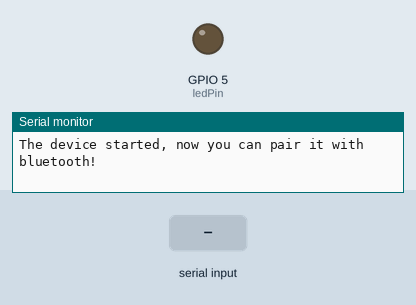
This sketch was run on a simulated ESP32. Shown: output pins drawn as LEDs (lit = HIGH), the last lines printed to the serial monitor. Inputs (shaded band) come from the test bench. Nothing arrives over Bluetooth unless stated.

Above: at 1.2 s.
1.3 s: "led_on\n" received over the second serial link
At 2.5 s:
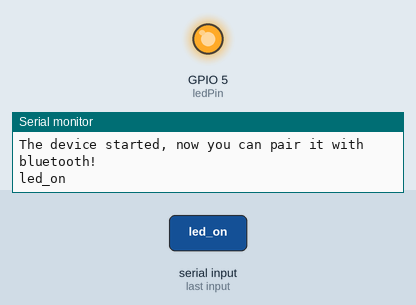
2.8 s: "led_off\n" received over the second serial link
At 3.9 s:
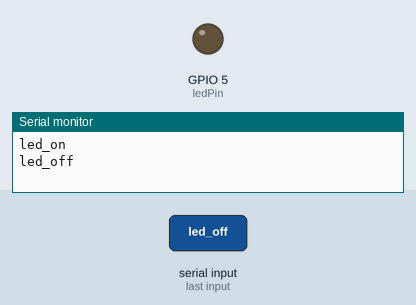
Timing chart, 0 to 5.8 s (numbered marks = the images above; inputs shaded):
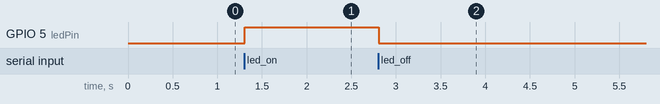

Measured:
- after the input at 1.3 s, GPIO 5 (ledPin): LOW → HIGH at once
- after the input at 2.8 s, GPIO 5 (ledPin): HIGH → LOW at once

The sketch:

ESP32_bluetooth_classic.ino
```cpp
////////////////////////////////////////////////////////////////
////////////////////////////////////////////////////////////////
////  Author: Jiri Kucera                                   ////
////  Description: ESP32 bluetooth classic                  ////
////                                                        ////
////  Using board: ESP32 DEV KIT V1                         ////
////////////////////////////////////////////////////////////////
////////////////////////////////////////////////////////////////

////////////////////////////////////////////////////////////////
////  include libraries                                     ////
////////////////////////////////////////////////////////////////

#include "BluetoothSerial.h"

////////////////////////////////////////////////////////////////
////  Check and set Bluetooth Serial                        ////
////////////////////////////////////////////////////////////////

#if !defined(CONFIG_BT_ENABLED) || !defined(CONFIG_BLUEDROID_ENABLED)
#error Bluetooth is not enabled! Please run `make menuconfig` to and enable it
#endif


BluetoothSerial SerialBT;

////////////////////////////////////////////////////////////////
////  Set LED pin                                           ////
////////////////////////////////////////////////////////////////

// GPIO where LED is connected
const int ledPin =  5;

////////////////////////////////////////////////////////////////
////  Declare incoming message variables                    ////
////////////////////////////////////////////////////////////////

String incomingMessage;
char incomingChar;

////////////////////////////////////////////////////////////////
////  Setup                                                 ////
////////////////////////////////////////////////////////////////

void setup() {
  // set digital pin to control as an output
  pinMode(ledPin, OUTPUT);

  //initialize serial for debugging
  Serial.begin(115200);

  //initialize bluetooth
  SerialBT.begin("MyESP32");
  Serial.println("The device started, now you can pair it with bluetooth!");
}

////////////////////////////////////////////////////////////////
////  Loop                                                  ////
////////////////////////////////////////////////////////////////

void loop() {
  // if text arrived in from BT serial...
  if (SerialBT.available()){
    char incomingChar = SerialBT.read();
    if (incomingChar != '\n'){
      incomingMessage += String(incomingChar);
    }
    else{
      incomingMessage = "";
    }
    Serial.write(incomingChar);
  }

  //check messageincomingChar
  if (incomingMessage=="led_on")
  {
    digitalWrite(ledPin, HIGH);
    SerialBT.println("LED on");
  }
  if (incomingMessage=="led_off")
  {
    digitalWrite(ledPin, LOW);
    SerialBT.println("LED off");
  }
  if (incomingMessage=="help")
  {
    SerialBT.println("Send 'led_on' to turn LED on");
    SerialBT.println("Send 'lef_off' to turn LED on");
  }
}
```
